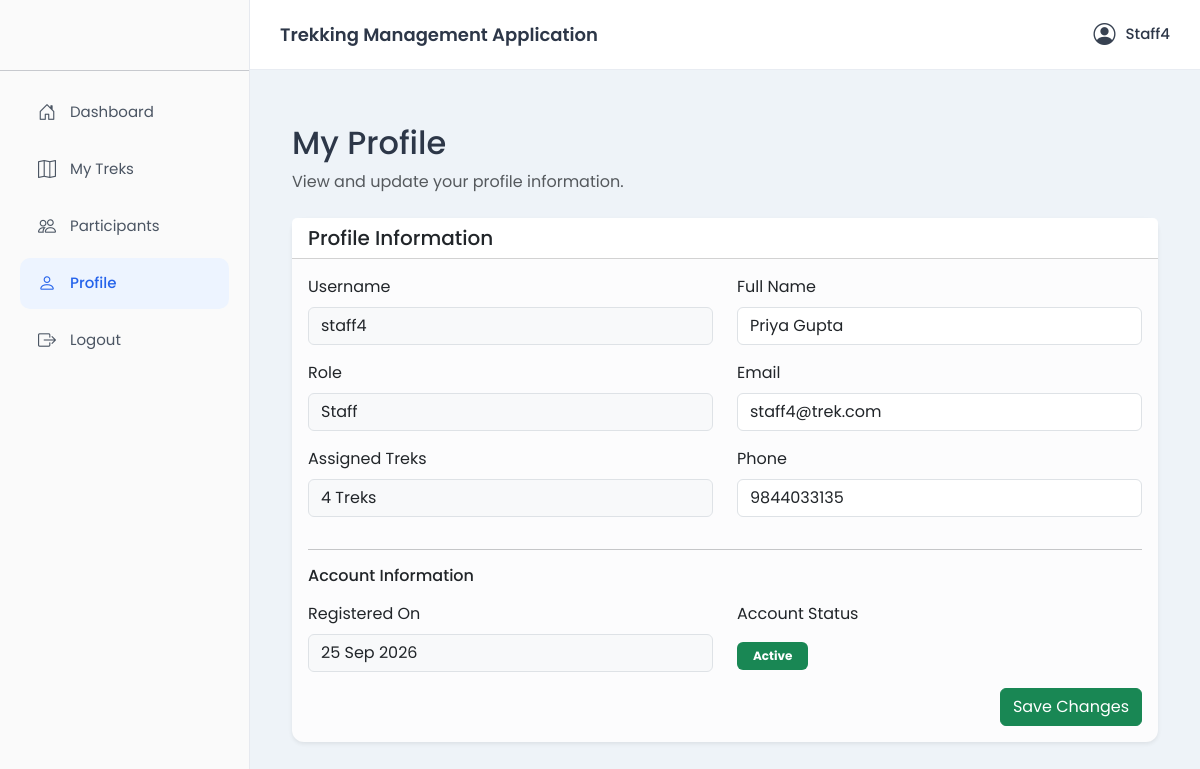
Page /staff/profile (signed in) on the committed database.
### models.py (models this page shows, shortened)
class User(UserMixin, db.Model) :
    __tablename__ = "users"
    id = db.Column(db.Integer, primary_key = True)
    username = db.Column(db.String(50), unique = True, nullable = False)
    email = db.Column(db.String(120), unique = True, nullable = False)
    password_hash = db.Column(db.String(256), nullable = False)
    full_name = db.Column(db.String(120), nullable = False)
    phone = db.Column(db.String(20))
    role = db.Column(db.String(20), nullable = False, default = "user")  # admin, staff, user
    status = db.Column(db.String(20), nullable = False, default = "active")  # active, blacklisted
    created_at = db.Column(db.DateTime, default = datetime.utcnow)
    bookings = db.relationship("Booking", backref="user", lazy = True)
    assigned_treks = db.relationship("Trek", backref = "assigned_staff", lazy = True, foreign_keys = "Trek.assigned_staff_id")
    staff_profile = db.relationship("StaffProfile", backref = "user", uselist = False, lazy = True)

### routes/staff.py (the view, shortened to what this page needs)
@staff_bp.route("/profile", methods=["GET", "POST"])
@login_required
def profile():
    if current_user.role != "staff":
        flash("Access denied.", "danger")
        return redirect_dashboard(current_user)
    assigned_trek_count = (
        Trek.query
        .filter_by(assigned_staff_id=current_user.id)
        .count()
    )
    return render_template(
        "staff/profile.html",
        assigned_trek_count=assigned_trek_count
    )

### app.py (called while the page is built)
@login_manager.user_loader
def load_user(user_id):
    return db.session.get(User, int(user_id))

### templates/staff/profile.html
{% extends "base.html" %}
{% block content %}
<div class="container mt-4">
    <div class="d-flex justify-content-between align-items-center mb-4">
        <div>
            <h2>My Profile</h2>
            <p class="text-muted mb-0">
                View and update your profile information.
            </p>
        </div>
    </div>
    <form method="POST">
        <div class="card shadow-sm">
            <div class="card-header bg-white">
                <h5 class="mb-0">Profile Information</h5>
            </div>
            <div class="card-body">
                <div class="row">
                    <div class="col-md-6 mb-3">
                        <label class="form-label">Username</label>
                        <input
                            type="text"
                            class="form-control bg-light"
                            value="{{ current_user.username }}"
                            readonly
                        >
                    </div>
                    <div class="col-md-6 mb-3">
                        <label class="form-label">Full Name</label>
                        <input
                            type="text"
                            class="form-control"
                            name="full_name"
                            value="{{ current_user.full_name }}"
                            required
                        >
                    </div>
                    <div class="col-md-6 mb-3">
                        <label class="form-label">Role</label>
                        <input
                            type="text"
                            class="form-control bg-light"
                            value="{{ current_user.role|capitalize }}"
                            readonly
                        >
                    </div>
                    <div class="col-md-6 mb-3">
                        <label class="form-label">Email</label>
                        <input
                            type="email"
                            class="form-control"
                            name="email"
                            value="{{ current_user.email }}"
                            required
                        >
                    </div>
                    <div class="col-md-6 mb-3">
                        <label class="form-label">Assigned Treks</label>
                        <input
                            type="text"
                            class="form-control bg-light"
                            value="{{ assigned_trek_count }} Trek{% if assigned_trek_count != 1 %}s{% endif %}"
                            readonly
                        >
                    </div>
                    <div class="col-md-6 mb-3">
                        <label class="form-label">Phone</label>
                        <input
                            type="tel"
                            class="form-control"
                            name="phone"
                            value="{{ current_user.phone or '' }}"
                        >
                    </div>
                </div>
                <hr>
                <h6 class="mb-3">Account Information</h6>
                <div class="row">
                    {% if current_user.created_at %}
                    <div class="col-md-6 mb-3">
                        <label class="form-label">Registered On</label>
                        <input
                            type="text"
                            class="form-control bg-light"
                            value="{{ current_user.created_at.strftime('%d %b %Y') }}"
                            readonly
                        >
                    </div>
                    {% endif %}
                    {% if current_user.status %}
                    <div class="col-md-6 mb-3">
                        <label class="form-label">Account Status</label>
                        {% if current_user.status == "active" %}
                        <div class="pt-2">
                            <span class="badge bg-success py-2 px-3">
                                Active
                            </span>
                        </div>
                        {% elif current_user.status == "blacklisted" %}
                        <div class="pt-2">
                            <span class="badge bg-danger py-2 px-3">
                                Blacklisted
                            </span>
                        </div>
                        {% else %}
                        <div class="pt-2">
                            <span class="badge bg-secondary py-2 px-3">
                                {{ current_user.status|capitalize }}
                            </span>
                        </div>
                        {% endif %}
                    </div>
                    {% endif %}
                </div>
                <div class="text-end">
                    <button class="btn btn-success">
                        Save Changes
                    </button>
                </div>
            </div>
        </div>
    </form>
</div>
{% endblock %}

### templates/base.html (shortened to what this page needs)
<!DOCTYPE html>
<html lang="en">
    <head>
        <link href="https://cdn.jsdelivr.net/npm/bootstrap@5.3.3/dist/css/bootstrap.min.css" rel="stylesheet">
        <link rel="stylesheet" href="https://cdn.jsdelivr.net/npm/bootstrap-icons@1.11.3/font/bootstrap-icons.css">
        <link rel="stylesheet" href="{{ url_for('static', filename='css/style.css') }}">
    </head>
    <body>
        {% if current_user.is_authenticated %}
            {% if current_user.role == "admin" %}
                {% set dashboard = 'admin.dashboard' %}
            {% elif current_user.role == "staff" %}
                {% set dashboard = 'staff.dashboard' %}
            {% else %}
                {% set dashboard = 'user.dashboard' %}
            {% endif %}
        <div class="wrapper">
            <aside class="sidebar">
                <hr>
                <ul class="sidebar-menu">
                    <li>
                        <a href="{{ url_for(dashboard) }}"
                        class="{% if request.endpoint==dashboard %}active{% endif %}">
                            <i class="bi bi-house-door"></i>
                            <span>Dashboard</span>
                        </a>
                    </li>
                    {% if current_user.role=="admin" %}
                    <li>
                        <a href="{{ url_for('admin.treks') }}"
                        class="{% if request.endpoint=='admin.treks' %}active{% endif %}">
                            <i class="bi bi-map"></i>
                            <span>Treks</span>
                        </a>
                    </li>
                    <li>
                        <a href="{{ url_for('admin.staff') }}"
                        class="{% if request.endpoint=='admin.staff' %}active{% endif %}">
                            <i class="bi bi-person"></i>
                            <span>Staff</span>
                        </a>
                    </li>
                    <li>
                        <a href="{{ url_for('admin.users') }}"
                        class="{% if request.endpoint=='admin.users' %}active{% endif %}">
                            <i class="bi bi-people"></i>
                            <span>Users</span>
                        </a>
                    </li>
                    <li>
                        <a href="{{ url_for('admin.bookings') }}"
                        class="{% if request.endpoint=='admin.bookings' %}active{% endif %}">
                            <i class="bi bi-calendar-check"></i>
                            <span>Bookings</span>
                        </a>
                    </li>
                    {% elif current_user.role=="staff" %}
                    <li>
                        <a href="{{ url_for('staff.my_treks') }}"
                        class="{% if request.endpoint=='staff.my_treks' %}active{% endif %}">
                            <i class="bi bi-map"></i>
                            <span>My Treks</span>
                        </a>
                    </li>
                    <li>
                        <a href="{{ url_for('staff.participants') }}"
                        class="{% if request.endpoint=='staff.participants' %}active{% endif %}">
                            <i class="bi bi-people"></i>
                            <span>Participants</span>
                        </a>
                    </li>
                    <li>
                        <a href="{{ url_for('staff.profile') }}"
                        class="{% if request.endpoint=='staff.profile' %}active{% endif %}">
                            <i class="bi bi-person"></i>
                            <span>Profile</span>
                        </a>
                    </li>
                    {% endif %}
                    <li>
                        <a href="{{ url_for('auth.logout')}}"
                        class="{% if request.endpoint=='auth.logout' %}active{% endif %}">
                            <i class="bi bi-box-arrow-right"></i>
                            <span>Logout</span>
                        </a>
                    </li>
                </ul>
            </aside>
            <div class="main">
                <nav class="topbar">
                    <h5 class="app-title">Trekking Management Application</h5>
                    <div class="profile">
                        <i class="bi bi-person-circle"></i>
                        <span>{{ current_user.username.capitalize() }}</span>
                    </div>
                </nav>
                <div class="page-content">
                    {% block content %}{% endblock %}
                </div>
            </div>
        </div>
        {% else %}
        {% block public_content %}
        {% endblock %}
        {% endif %}
    </body>
</html>

### static/css/style.css (style rules this page uses)
* { margin:0; padding:0; box-sizing:border-box; }
body { font-family:'Poppins',sans-serif; background:#eef3f8; color:#2d3748; }
.wrapper { display:flex; min-height:100vh; }
.sidebar { width:250px; background:#fafafa; border-right:1px solid #e6e9ef; position:fixed; height:100vh; display:flex; flex-direction:column; }
.sidebar hr { margin-top: 70px; }
.sidebar-menu { list-style:none; padding:0px 20px 12px 20px; }
.sidebar-menu li { margin-bottom:6px; }
.sidebar-menu a { display:flex; align-items:center; gap:14px; text-decoration:none; color:#4b5563; padding:12px 18px; border-radius:10px; transition:.25s; font-size:15px; }
.sidebar-menu a i { font-size:18px; }
.sidebar-menu a.active { background:#edf4ff; color:#2563eb; font-weight:500; }
.main { margin-left:250px; width:calc(100% - 250px); }
.topbar { height:70px; background:#fff; border-bottom:1px solid #e8ecf2; display:flex; justify-content:space-between; align-items:center; padding:0 30px; }
.app-title { font-size:18px; font-weight:600; margin:0; }
.profile { display:flex; align-items:center; gap:10px; cursor:pointer; }
.profile i:first-child { font-size:22px; color:#374151; }
.profile span { font-size:15px; font-weight:500; }
.page-content { padding:30px; }
.card { border:none; border-radius:12px; background:#fcfcfd; box-shadow:0 1px 3px rgba(0,0,0,.08); }

### rows in the picture
User: username "Staff4", username "staff4", full_name "Priya Gupta", role "Staff", email "staff4@trek.com", phone "9844033135", created_at "25 Sep 2026"
